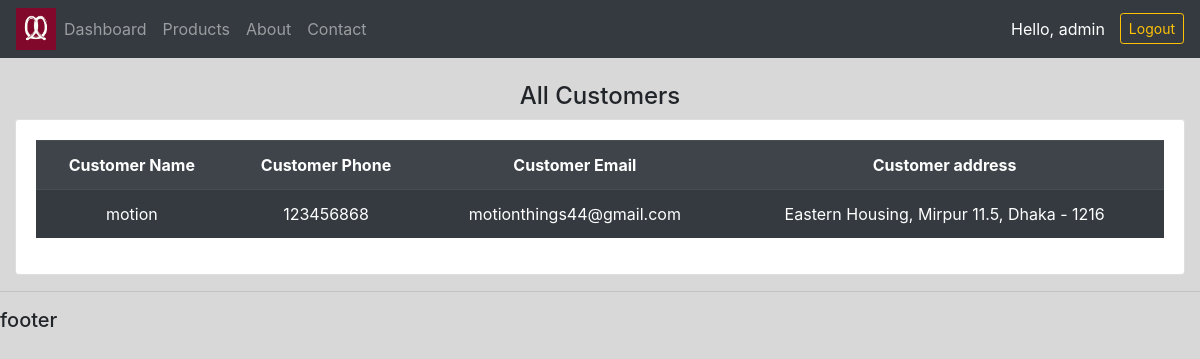
Page /all_customers/ (signed in) on the committed database.
### accounts/models.py (models this page shows, shortened)
class Customer(models.Model):
    user = models.OneToOneField(User, null=True, blank=True, on_delete=models.CASCADE)
    name = models.CharField(max_length=200, null=True)
    phone = models.CharField(max_length=200, null=True)
    email = models.CharField(max_length=200)
    address = models.CharField(max_length=250, null=True, blank=True)
    profile_pic = models.ImageField(default="logo.png", null=True, blank=True)
    date_created = models.DateTimeField(auto_now_add=True, null=True)

### accounts/decorators.py (the view)
        def wrapper_func(request, *args, **kwargs):
            group = None
            if request.user.groups.exists():
                group = request.user.groups.all()[0].name
            if group in allowed_roles:
                return view_func(request, *args, **kwargs)
            else:
                return HttpResponse('Not authorized to view this page.')

### accounts/views.py (called while the page is built)
@login_required(login_url='login')
@allowed_users(allowed_roles=['admin'])
def allCustomers(request):
    customers = Customer.objects.all().order_by('-date_created')
    context = {
        'customers': customers
    }
    return render(request, 'accounts/all_customer.html', context)

### accounts/templates/accounts/all_customer.html
{% extends 'accounts/base.html' %}
{% block content %}
<br>
<div class="row">
    <div class="col-md">
            <h4 class="text-center">All Customers</h4>
        <div class="card card-body">
            <table class="table table-striped table-dark text-center">
                <tr>
                    <th>Customer Name</th>
                    <th>Customer Phone</th>
                    <th>Customer Email</th>
                    <th>Customer address</th>
                </tr>
                {% for customer in customers %}
                <tr>
                    <td>{{customer.name}}</td>
                    <td>{{customer.phone}}</td>
                    <td>{{customer.email}}</td>
                    <td>{{customer.address}}</td>
                </tr>
                {% endfor %}
            </table>
        </div>
    </div>
</div>
{% endblock content %}

### accounts/templates/accounts/partials/__navbar.html (shortened to what this page needs)
{% load static %}
<nav class="navbar navbar-expand-lg navbar-dark bg-dark">
    <a href="{% url 'dashboard' %}"><img src="{% static 'images/logo.png' %}" id="logo" alt=""></a>
    <div class="collapse navbar-collapse" id="navbarSupportedContent">
      <ul class="navbar-nav mr-auto">
        {% if request.user.is_staff %}
        <li class="nav-item">
          <a class="nav-link" href="{% url 'dashboard' %}">Dashboard</a>
        </li>
        {% else %}
        <li class="nav-item">
          <a class="nav-link" href="{% url 'account' %}">Settings</a>
        </li>
        {% endif %}
        <li class="nav-item">
          <a class="nav-link" href="{% url 'products' %}">Products</a>
        </li>
        <li class="nav-item">
          <a class="nav-link" href="{% url 'about' %}">About</a>
        </li>
        <li class="nav-item">
          <a class="nav-link" href="{% url 'contact' %}">Contact</a>
        </li>
      </ul>
      <span class="hello" >Hello, {{request.user}} </span>
      <span><a class="btn btn-sm btn-outline-warning" href="{% url 'logout' %}">Logout</a></span>
    </div>
  </nav>

### static/css/main.css (style rules this page uses)
body { background-color: rgb(216, 216, 216); }
#logo { max-width: 40px; }

### accounts/templates/accounts/partials/__navbar.html (style rules this page uses)
.hello { font-size: 16px; color: #fff; margin-right: 15px; }

### rows in the picture
Customer: name "motion", phone "123456868", email "motionthings44@gmail.com", address "Eastern Housing, Mirpur 11.5, Dhaka - 1216"

### other values in the picture
{{ request.user }} "admin"
